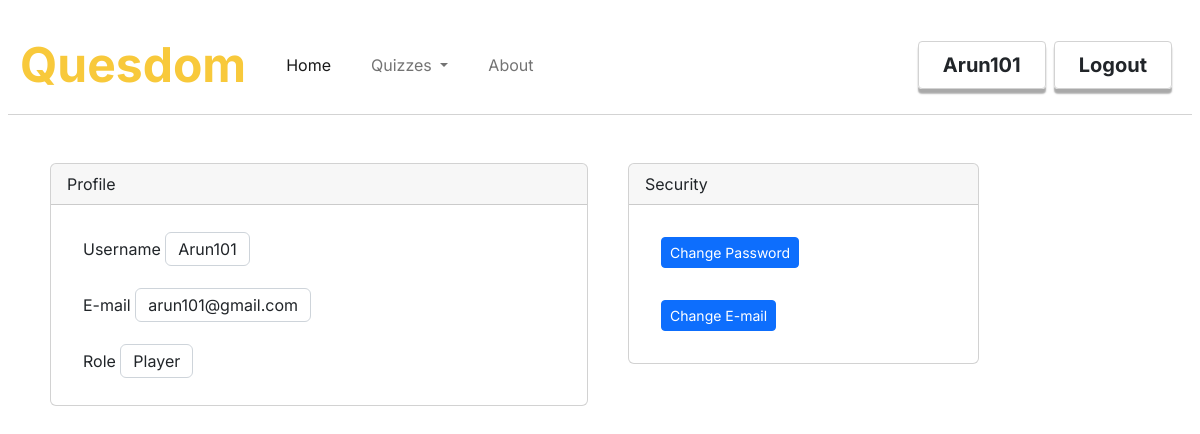
/account (signed in), run on the app's committed database.
### quesdom/models.py (models this page shows, shortened)
class Users(db.Model, UserMixin):
    id = db.Column(db.Integer, primary_key = True)
    username = db.Column(db.String(30), unique=True, nullable= False)
    email = db.Column(db.String(50), unique=True,nullable=False)
    password = db.Column(db.String(60), nullable=False)
    role = db.Column(db.String(20), nullable=False)

### quesdom/routes.py (the view)
@app.route('/account')
@login_required
def account():
    return render_template('account.html',title='Account')

### quesdom/models.py (called while the page is built)
@login_manager.user_loader
def load_user(user_id):
    return Users.query.get(int(user_id))

### quesdom/templates/account.html
{%extends "layout.html"%}
{%block content%}
<div class="content-section row gap-3 p-2 pt-md-5">
    <div class="col-10 col-sm-6 col-md-6">
        <div class="card">
            <div class="card-header">
                Profile
            </div>
            <div class="card-body">
                <div class="p-3">
                    <span>Username</span> <span class="form-control d-inline">{{current_user.username}}</span>
                </div>
                <div class="p-3">
                    <span>E-mail</span> <span class="form-control d-inline">{{current_user.email}}</span>
                </div>
                <div class="p-3">
                    <span>Role</span> <span class="form-control d-inline">{{current_user.role}}</span>
                </div>
            </div>
        </div>
    </div>
    <div class="col-4 col-sm-6 col-md-4">
        <div class="card">
            <div class="card-header">
                Security
            </div>
            <div class="card-body">
                <div class="p-3">
                    <span><a class="btn btn-sm btn-primary">Change Password</a></span>
                </div>
                <div class="p-3">
                    <span><a class="btn btn-sm btn-primary">Change E-mail</a></span>
                </div>
            </div>
        </div>
    </div>
</div>
{% endblock %}

### quesdom/templates/layout.html (shortened to what this page needs)
<!DOCTYPE html>
<html lang="en">
  <head>
    <link rel="stylesheet" href="./static/styles.css"/>
    <link href="https://cdn.jsdelivr.net/npm/bootstrap@5.2.0-beta1/dist/css/bootstrap.min.css" rel="stylesheet">
    <link href="https://cdn.jsdelivr.net/npm/bootstrap@5.2.0-beta1/dist/css/bootstrap.min.css" rel="stylesheet">
  </head>
  <body  style="font-family: Inter;" onload="adjustLoginBtn()">
    <nav class="mt-3 mx-2 navbar navbar-expand-lg">
      <div class="container-fluid">
        <a class="navbar-brand fw-bolder" href="{{url_for('home')}}"><span class="brand-text">Quesdom</span></a>
        <div class="collapse navbar-collapse" id="navbarSupportedContent">
          <ul class="ms-3 navbar-nav me-auto mb-2 mb-lg-0">
            {%if current_user.role == 'Admin'%}
            <li class="nav-item ">
              <a class="nav-link active text-center" aria-current="page" href="{{url_for('indexquiz')}}">Quizzes</a>
            </li>
            {%else%}
            <li class="nav-item ">
              <a class="nav-link active text-center" aria-current="page" href="{{url_for('home')}}">Home</a>
            </li>
            <li class="nav-item dropdown py-4 py-sm-0 px-4">
                <a class="text-center nav-link dropdown-toggle" href="#" id="navbarDropdown" role="button" data-bs-toggle="dropdown" aria-expanded="false">
                    Quizzes
                  </a>
              </li>
              <li class="nav-item">
                <a class="nav-link text-center" href="{{url_for('about')}}">About</a>
              </li>
            {%endif%}
          </ul>
            {% if current_user.is_authenticated %}
              <div class="d-flex justify-content-center">
                <a id="login-btn-inner" style=" border: 1px solid lightgrey;" class="fw-bold px-4 py-2 btn text-dark fs-5 rounded-1 me-2" type="button" href="{{url_for('account')}}">{{current_user.username}}</a>
                <a id="login-btn-inner" style=" border: 1px solid lightgrey;" class="fw-bold px-4 py-2 btn text-dark fs-5 rounded-1 me-2" type="button" href="{{url_for('logout')}}">Logout</a>
              </div>
            {%endif%}
      </div>
    </nav>
    <div class="container">
        {%block content%}{%endblock%}
    </div>
  </body>
</html>

### quesdom/static/styles.css (style rules this page uses)
:root { --main-color: rgb(248,201,59); }
.nav-link { border-bottom: 2px solid darkgrey; }
.brand-text { font-size: 3rem; color: var(--main-color); }
#login-btn-inner { transition: 0.2s; box-shadow: 0 0.3rem 0.1rem 0 darkgrey; }
@media (max-width: 1200px) { .nav-link { border-bottom: none; } }
@media (max-width: 1200px) { .navbar { border-bottom: 1px solid lightgrey; } }

### data on the page
Users: username "Arun101", email "arun101@gmail.com", role "Player"
